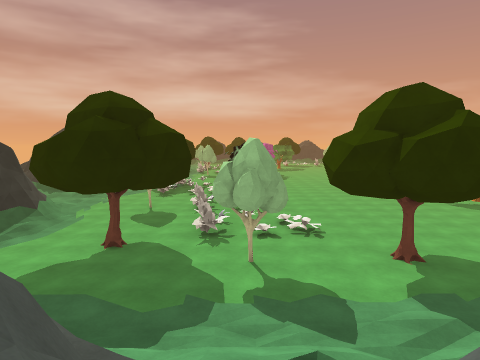
view 1 (above)

24 first-person views from a walk through a 3-D level made in the Unity game engine. The camera is 1.5 m above the floor, tilts 6° down and sees 75° across. The floor is counted in squares, 2 m on a side. Each view is taken from the middle of a square. On the plan, view 1 faces up. The plan holds only what a view shows up to about 10 squares ahead; the rest is blank. The place goes on beyond the plan. Some animated figures are not drawn. Some surface patterns are stand-ins.

view 2
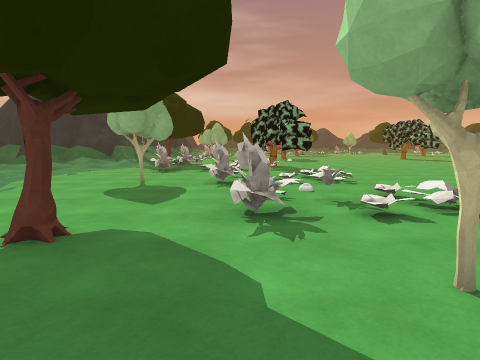

view 3
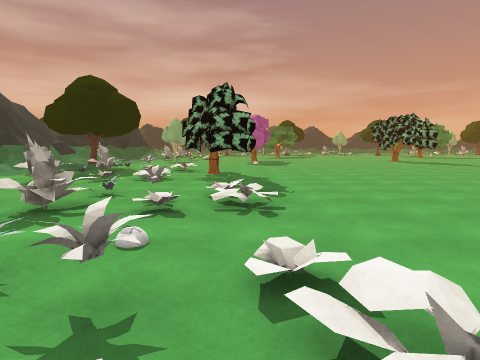

view 4
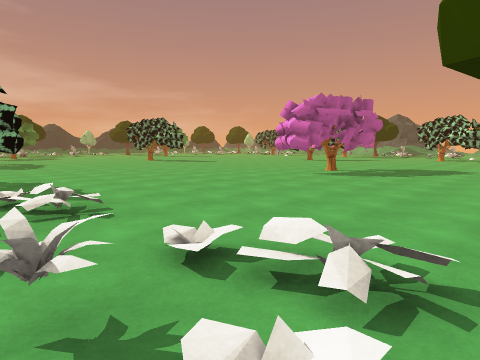

view 5
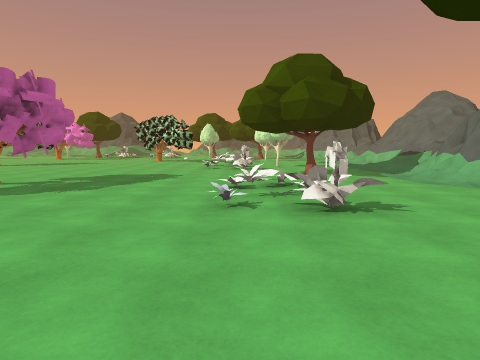

view 6
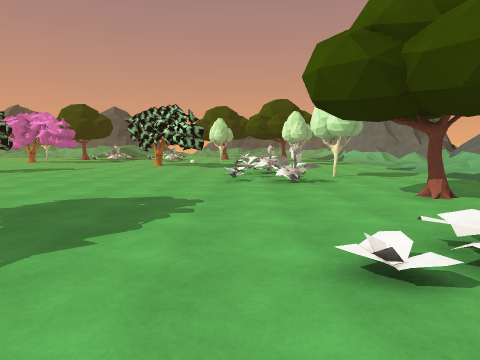

view 7
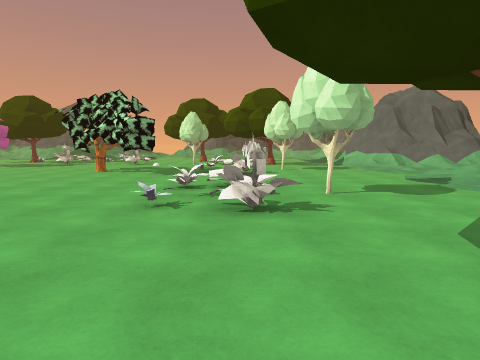

view 8
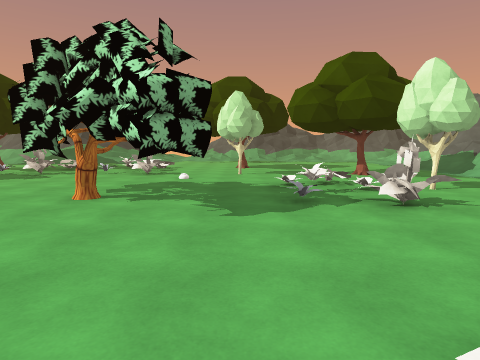

view 9
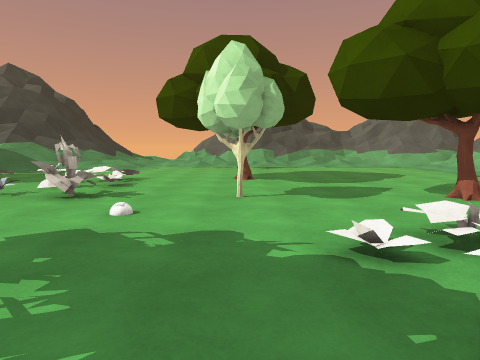

view 10
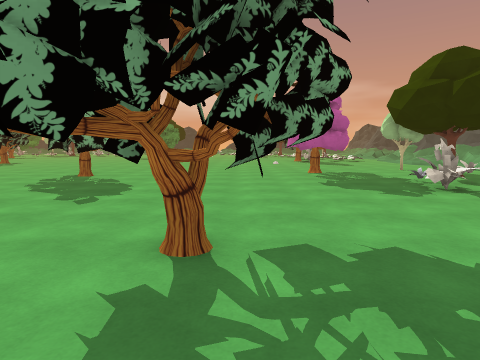

view 11
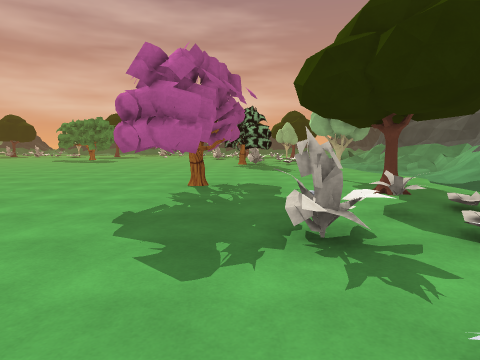

view 12
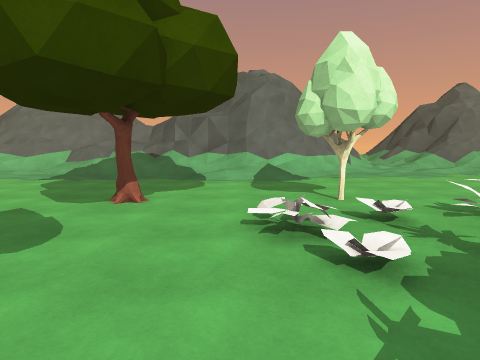

view 13
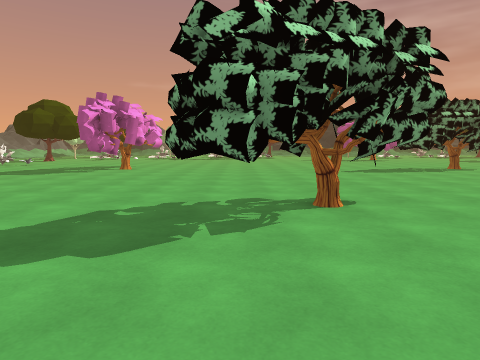

view 14
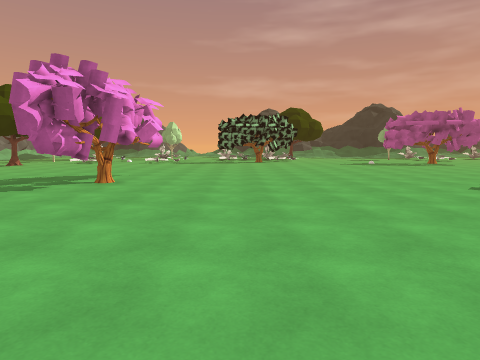

view 15
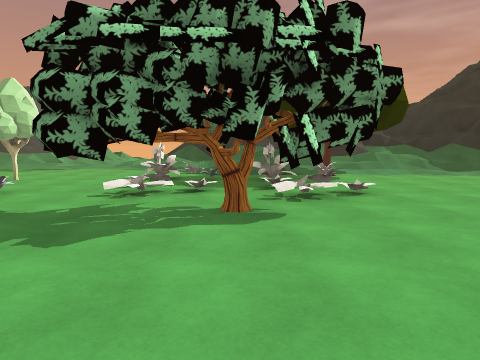

view 16
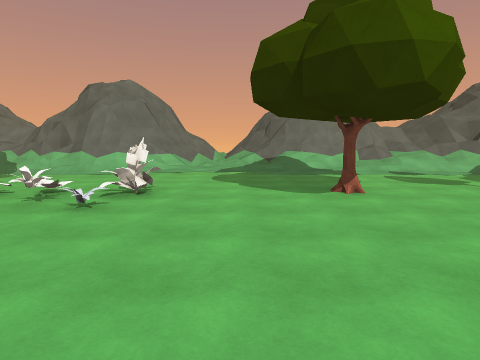

view 17
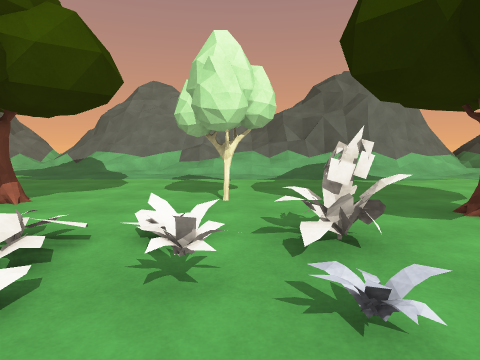

view 18
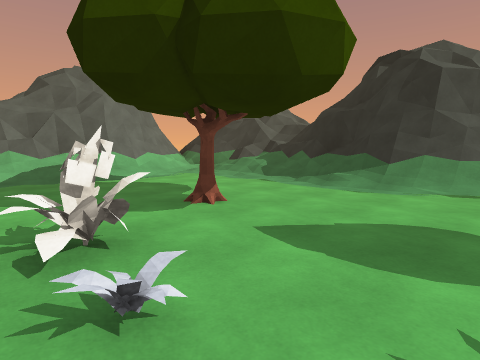

view 19
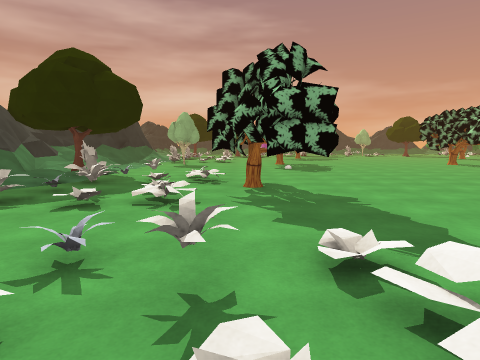

view 20
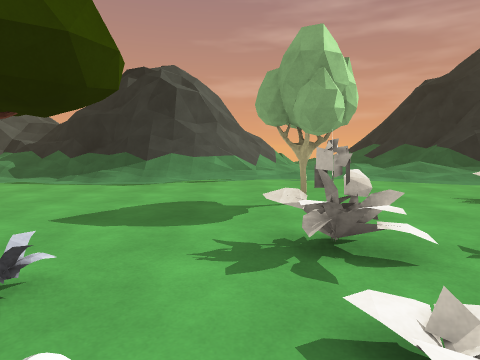

view 21
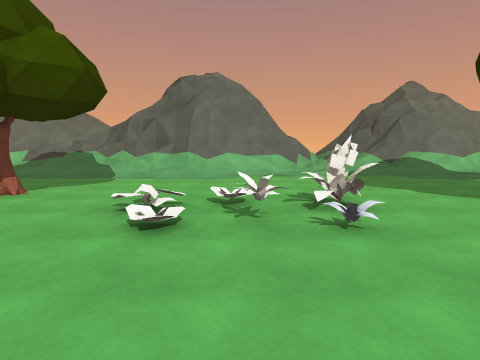

view 22
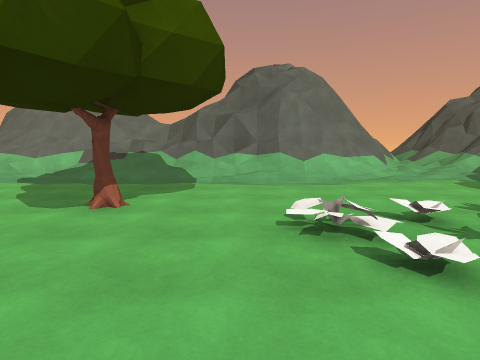

view 23
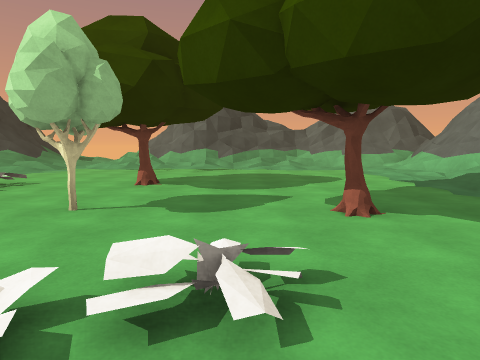

view 24
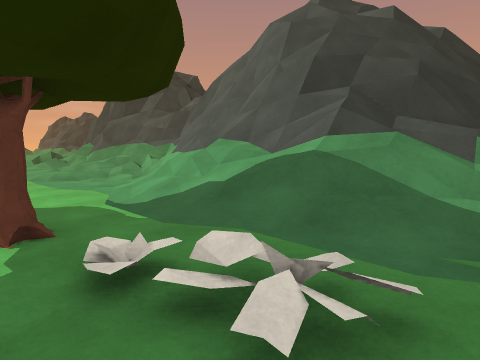

### Floor plan
Key: @ floor where view 1 was taken; # wall or solid block; x gap in a wall; . main floor; : floor 0.25 m higher than the main floor; + floor 0.5 m higher than the main floor; * floor 0.75 m higher than the main floor; / step, stairs or slope; = window, fence, low wall or low ledge; ^ raised ledge; v drop or lower ground; T tree; O other object.
Columns run from 9 left of view 1 to 30 right of it. Each row starts with its distance up from view 1.
 24    ##             T                 ::#
 23    v#             T..               +/^=
 22    x#:         ..  T..   ...........++^#
 21    //:..       ... ..... ...........::^v
 20   /=/:..............................:/#=
 19   #=/:.........................TT.T.:/#=
 18    ##TOO/...............TT.....T..../#^
 17  # #=+O//T#..............T.....T..T./=^^
 16  #==/+:..TT...............T....T.O.//=^=
 15 =##=//OOO.T....................../OO//==
 14 /=//+/O//.T......................O/..///
 13 /*++:............TT..............O.//+//
 12  +::....OO......TTTT.........T.../OO.//:
 11  =/:..T.O.O........T........TT...O/...//
 10  ##=/......................TT.........//
  9   ##/....O.......................T.T..::
  8  ###/...O..O...........OO/..OO/......./=
  7   ##/.T.O.......OOO....O//..O.O/......::
  6  #=#:....T..T...O//.....T.....T..T....//
  5  =//:................T................::
  4  ==/::::..:...................:::..:.::/
  3  =#//##=:/::++//////::::++.++/##=//::++#
  2   #x####=//##=/+#####/////++/#####/=##=#
  1    ^  #==/####//#^===/=###/+#^=# =#####=
  0       == @==^^==# ^ =/= =#=/## =
 -1             ^=

Where each view was taken, in squares from view 1:
view 1: 0 up, 0 right, facing up
view 2: 4 up, 1 left, facing up
view 3: 7 up, 1 right, facing up
view 4: 7 up, 0 right, facing up-right
view 5: 7 up, 3 right, facing right
view 6: 8 up, 7 right, facing right
view 7: 7 up, 10 right, facing right
view 8: 9 up, 15 right, facing right
view 9: 9 up, 19 right, facing right
view 10: 9 up, 20 right, facing up
view 11: 12 up, 23 right, facing up
view 12: 10 up, 22 right, facing down
view 13: 16 up, 20 right, facing left
view 14: 15 up, 16 right, facing left
view 15: 16 up, 4 right, facing left
view 16: 11 up, 5 right, facing down
view 17: 10 up, 0 right, facing down
view 18: 10 up, 0 right, facing down-left
view 19: 10 up, 0 right, facing up
view 20: 10 up, 1 right, facing left
view 21: 10 up, 8 right, facing down
view 22: 9 up, 10 right, facing down
view 23: 7 up, 20 right, facing right
view 24: 14 up, 25 right, facing up-right
